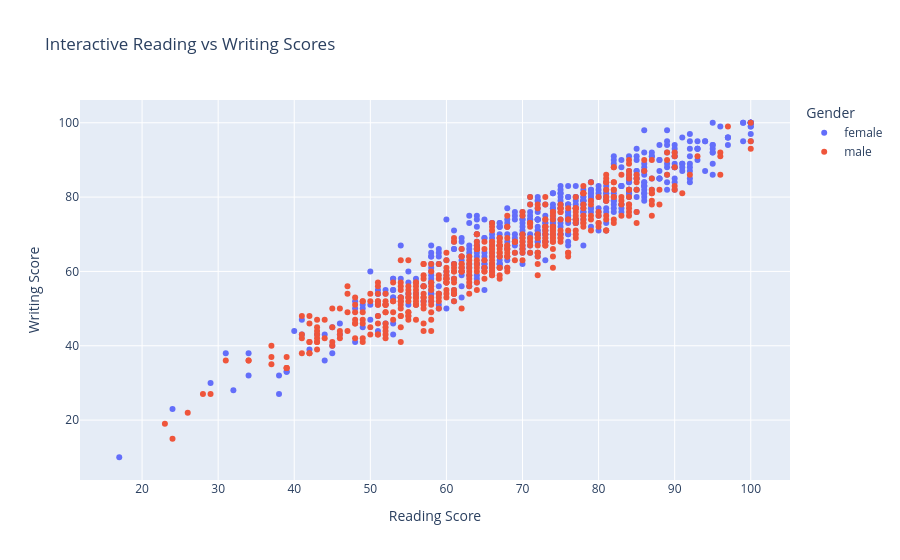

Here is the notebook cell this chart was saved with:
### Code cell
fig = px.scatter(
    df,
    x="reading_score",
    y="writing_score",
    color="gender",
    title="Interactive Reading vs Writing Scores",
    labels={
        "reading_score": "Reading Score",
        "writing_score": "Writing Score",
        "gender": "Gender"
    },
    hover_data=["math_score"]
)

fig.show()

### Figure 1 — Plotly figure (JSON) as saved in the notebook; plotly's stock layout.template omitted (floating-point values rounded to 4 significant figures; data arrays with more than 128 entries replaced by an {"elided": "..."} marker saying what was removed)
{"data": [{"customdata": {"elided": "518x1 int values"}, "hovertemplate": "Gender=female<br>Reading Score=%{x}<br>Writing Score=%{y}<br>math_score=%{customdata[0]}<extra></extra>", "legendgroup": "female", "marker": {"color": "#636efa", "symbol": "circle"}, "mode": "markers", "name": "female", "orientation": "v", "showlegend": true, "type": "scatter", "x": {"elided": "518 int values"}, "xaxis": "x", "y": {"elided": "518 int values"}, "yaxis": "y"}, {"customdata": {"elided": "482x1 int values"}, "hovertemplate": "Gender=male<br>Reading Score=%{x}<br>Writing Score=%{y}<br>math_score=%{customdata[0]}<extra></extra>", "legendgroup": "male", "marker": {"color": "#EF553B", "symbol": "circle"}, "mode": "markers", "name": "male", "orientation": "v", "showlegend": true, "type": "scatter", "x": {"elided": "482 int values"}, "xaxis": "x", "y": {"elided": "482 int values"}, "yaxis": "y"}], "layout": {"legend": {"title": {"text": "Gender"}, "tracegroupgap": 0}, "title": {"text": "Interactive Reading vs Writing Scores"}, "xaxis": {"anchor": "y", "domain": [0, 1], "title": {"text": "Reading Score"}}, "yaxis": {"anchor": "x", "domain": [0, 1], "title": {"text": "Writing Score"}}}}
